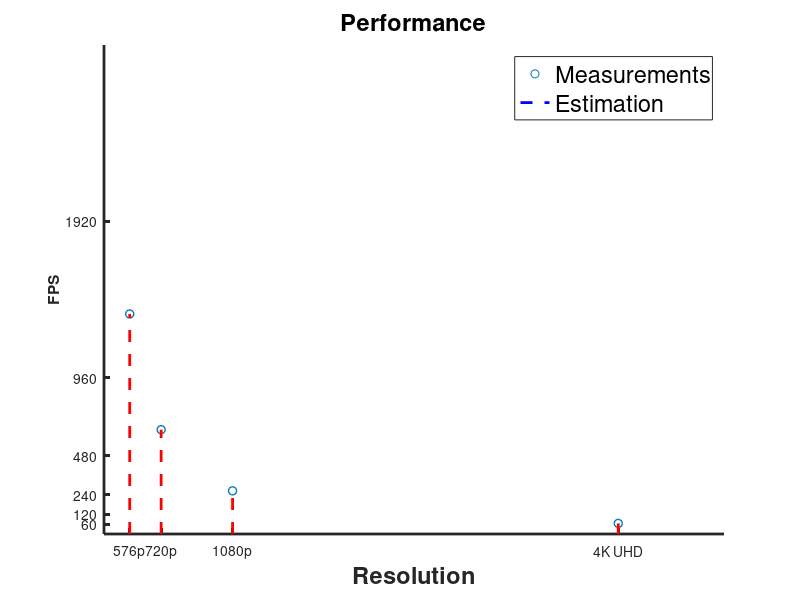

Write MATLAB code to recreate this figure.
a = 2492;
b = -2.165e-6;
c = 364.9;
d = -2.08e-7;
xPts = 1:10e6;

x = [720*576 1280*720 1920*1080 3840*2160];
y = [1350 640 265 65];

figure;
scatter(x, y, 'r*', 'LineWidth', 1);
hold on;
plot(xPts,a*exp(b*xPts)+c*exp(d*xPts), 'b--', 'LineWidth', 2);

for idx=1:length(y)
    plot([x(idx) x(idx)], [0 y(idx)], 'r--', 'LineWidth', 2);
end

legend({'Measurements', 'Estimation'}, 'FontSize', 17);
xlabel('Resolution', 'FontWeight', 'bold', 'FontSize', 17);
ylabel('FPS', 'FontWeight', 'bold');
title('Performance', 'FontSize', 17);
xticks([720*576 1280*720 1920*1080 3840*2160 7680*4320])
xticklabels({'576p', '720p', '1080p', '4K UHD', '8K UHD'})
yticks([60 120 240 480 960 1920])
yticklabels({'60', '120', '240', '480', '960', '1920'})
set(gca,'linewidth',2)
set(get(gca, 'XAxis'), 'FontWeight', 'bold', 'FontSize', 17);
set(get(gca, 'YAxis'), 'FontWeight', 'bold', 'FontSize', 17);

saveas(gcf, 'performance.png');
